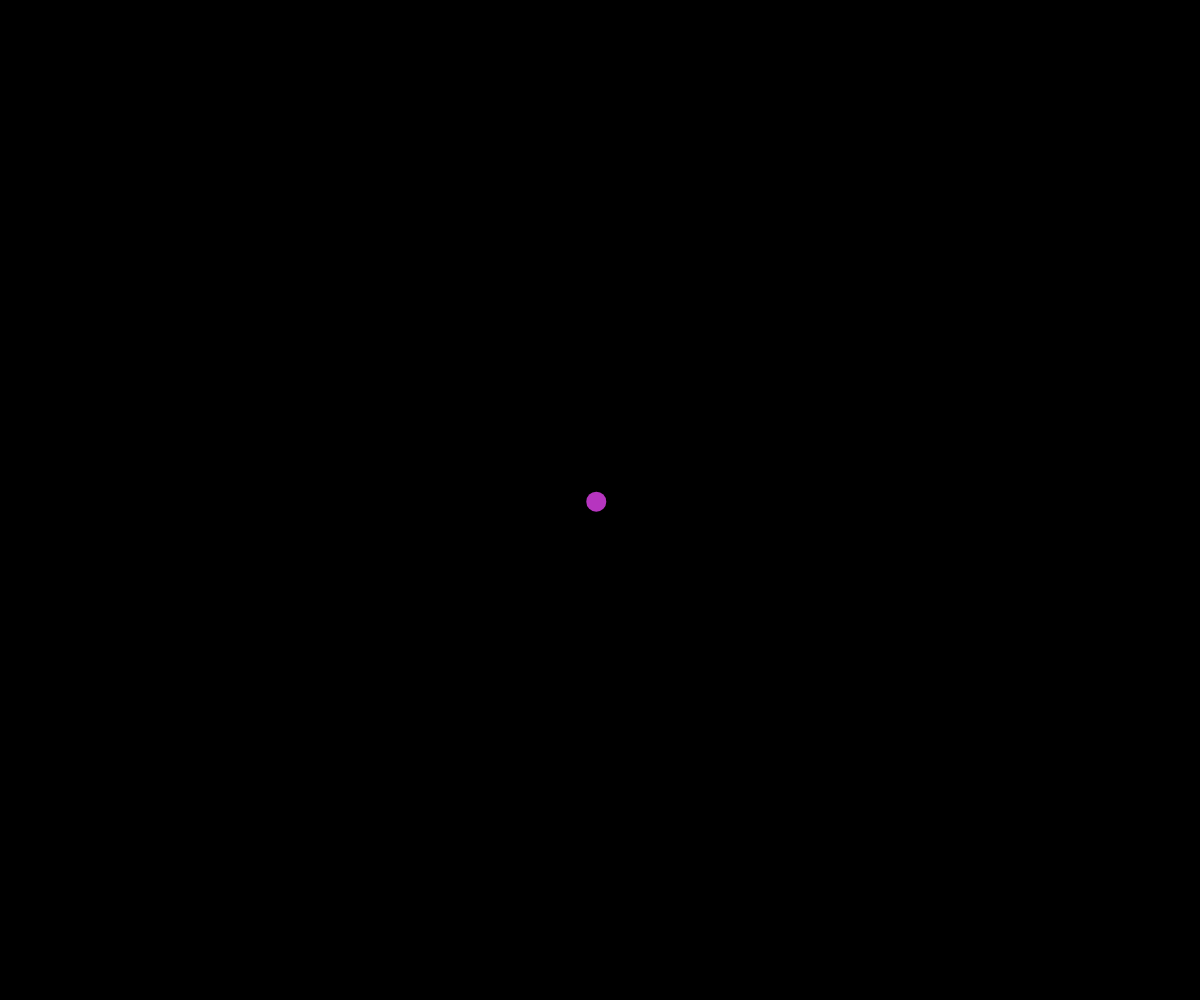
Frame 1 (no input)
Frame 60 (no input): blank canvas, image omitted
Frame 120 (the mouse pressed at the canvas centre since frame 60): blank canvas, image omitted

The p5.js sketch that drew this single still picture (run headless with seeded random() and noise() and a simulated clock; from frame 60 on, the mouse is pressed at the canvas centre):

// p5.js sketch
// ── sketch.js
// Connected Nodes OOP Demo

let points = [];

function setup() {
  createCanvas(windowWidth, windowHeight);
  spawnPoint(width/2 , height/2);
}

function draw() {
  background(0);
  // move and draw lines
  for (let point of points) {
    point.update(points);
  }

  // draw circles after, so they show up on time
  for (let point of points) {
    point.display();
  }
}

function mousePressed() {
  spawnPoint(mouseX, mouseY);
}

function spawnPoint(x, y) {
  let somePoint = new MovingPoint(x, y);
  points.push(somePoint);
}

class MovingPoint {
  constructor(x, y) {
    this.x = x;
    this.y = y;
    this.speed = 5;
    this.radius = 15;
    this.colour = color(random(255), random(255), random(255));
    this.xTime = random(1000);
    this.yTime = random(1000);
    this.deltaTime = 0.01;
    this.reach = 150;
    this.MIN_RADIUS = 10;
    this.MAX_RADIUS = 30;
  }

  display() {
    noStroke();
    fill(this.colour);
    circle(this.x, this.y, this.radius * 2);
  }

  update(thePoints) {
    this.move();
    this.wrapAroundScreen();
    this.connectTo(thePoints);
    this.adjustSizeWithMouse();
  }
  
  adjustSizeWithMouse() {
    let mouseDistance = dist(this.x, this.y, mouseX, mouseY);
    if (mouseDistance < this.reach) {
      let theSize = map(mouseDistance, 0, this.reach, this.MAX_RADIUS, this.MIN_RADIUS);
      this.radius = theSize;
    }
    else {
      this.radius = this.MIN_RADIUS;
    }
  }

  move() {
    // pick random direction of movement
    let dx = noise(this.xTime);
    let dy = noise(this.yTime);
    
    // scale to the movement speed
    this.dx = map(dx, 0, 1, -this.speed, this.speed);
    this.dy = map(dy, 0, 1, -this.speed, this.speed);

    // move
    this.x += this.dx;
    this.y += this.dy;

    // increment on the time axis
    this.xTime += this.deltaTime;
    this.yTime += this.deltaTime;
  }

  wrapAroundScreen() {
    // teleport across the screen if you fall off
    // top
    if (this.y < 0) {
      this.y += height;
    }
    // bottom
    else if (this.y > height) {
      this.y -= height;
    }
    // left
    else if (this.x < 0) {
      this.x += width;
    }
    // right
    else if (this.x > width) {
      this.x -= width;
    }
  }

  connectTo(pointsArray) {
    for (let otherPoint of pointsArray) {
      // avoid drawing line to self
      if (this !== otherPoint) {
        let pointDistance = dist(this.x, this.y, otherPoint.x, otherPoint.y);
        if (pointDistance < this.reach) {
          stroke(this.colour);
          line(this.x, this.y, otherPoint.x, otherPoint.y);
        }
      }
    }
  }
}
